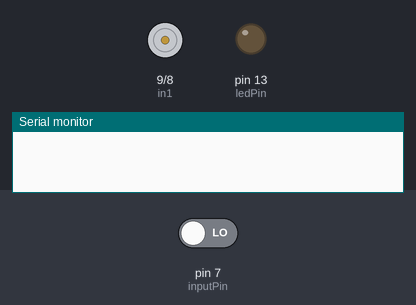
The sketch below on a simulated Arduino Uno, built with avr-gcc and run on an emulated ATmega328P. Parts: motor-driver pin pairs drawn as motors (green arrow = first pin HIGH = forward, orange = second pin HIGH = backward, longer = more drive, scaled by the enable pin), output pins drawn as LEDs (lit = HIGH), the last lines printed to the serial monitor. The test bench sets the inputs (shaded band); at power-on: pin 7 (inputPin) LOW.

Above: at 1.2 s.
1.3 s: pin 7 (inputPin) driven HIGH
At 2.2 s:
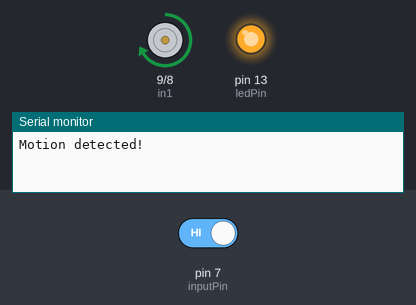
At 3.3 s:
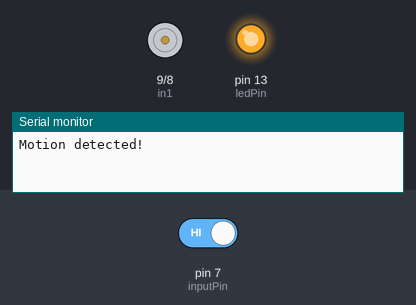
3.9 s: pin 7 (inputPin) driven LOW
At 4.4 s:
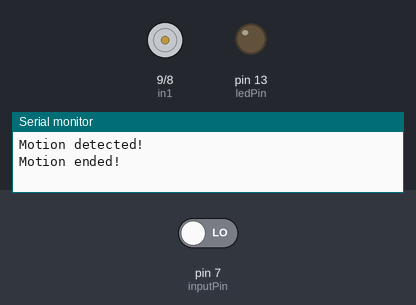
Timing chart, 0 to 6.9 s (numbered marks = the images above; inputs shaded):
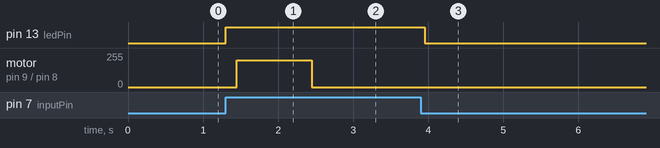

The sketch:

dustbin_chocolate.ino
```cpp
// connect motor controller pins to Arduino digital pins
// motor one
int enA = 10;
int in1 = 9;
int in2 = 8;

int ledPin = 13;                // choose the pin for the LED
int inputPin = 7;               // choose the input pin (for PIR sensor)
int pirState = LOW;             // we start, assuming no motion detected
int val = 0;                    // variable for reading the pin status

void rotateMotor(int delayTime);

void setup() {
  // put your setup code here, to run once:
  pinMode(ledPin, OUTPUT);      // declare LED as output
  pinMode(inputPin, INPUT);     // declare sensor as input
  Serial.begin(9600);

  pinMode(enA, OUTPUT);
  pinMode(in1, OUTPUT);
  pinMode(in2, OUTPUT);


}

void loop(){
  val = digitalRead(inputPin);  // read input value
  if (val == HIGH) {            // check if the input is HIGH
    digitalWrite(ledPin, HIGH);  // turn LED ON
    delay(150);


    if (pirState == LOW) {
      // we have just turned on
      Serial.println("Motion detected!");
      // We only want to print on the output change, not state
      pirState = HIGH;

      rotateMotor(1000);

    }
  } else {
      digitalWrite(ledPin, LOW); // turn LED OFF
      if (pirState == HIGH){
      // we have just turned off
      Serial.println("Motion ended!");
      // We only want to print on the output change, not state
      pirState = LOW;
    }
  }
}

void rotateMotor(int delayTime){
  // this function will run the motors in both directions at a fixed speed
  // turn on motor A
  digitalWrite(in1, HIGH);
  digitalWrite(in2, LOW);
  // set speed to 200 out of possible range 0~255
  analogWrite(enA, 200);

  delay(delayTime);

  //stop motor
  digitalWrite(in1, LOW);
  digitalWrite(in2, LOW);
  // set speed to 200 out of possible range 0~255
  analogWrite(enA, 0);

}
```

Measured:
- after the input at 1.3 s, pin 13 (ledPin): LOW → HIGH at once; motor on pin 9 (in1) / pin 8 (in2): stopped → forward 200/255 after 0.15 s, → stopped 1.0 s later
- after the input at 3.9 s, pin 13 (ledPin): HIGH → LOW after 0.05 s
